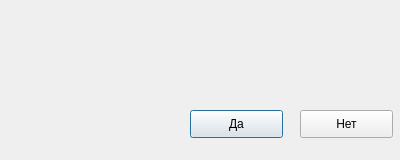
<?xml version="1.0" encoding="UTF-8"?>
<ui version="4.0">
 <class>Dialog</class>
 <widget class="QDialog" name="Dialog">
  <property name="geometry">
   <rect>
    <x>0</x>
    <y>0</y>
    <width>400</width>
    <height>160</height>
   </rect>
  </property>
  <property name="windowTitle">
   <string>Dialog</string>
  </property>
  <widget class="QLabel" name="label_warning">
   <property name="geometry">
    <rect>
     <x>16</x>
     <y>24</y>
     <width>360</width>
     <height>64</height>
    </rect>
   </property>
   <property name="text">
    <string/>
   </property>
   <property name="alignment">
    <set>Qt::AlignCenter</set>
   </property>
  </widget>
  <widget class="QPushButton" name="btn_yes">
   <property name="geometry">
    <rect>
     <x>190</x>
     <y>110</y>
     <width>93</width>
     <height>28</height>
    </rect>
   </property>
   <property name="text">
    <string>Да</string>
   </property>
  </widget>
  <widget class="QPushButton" name="btn_no">
   <property name="geometry">
    <rect>
     <x>300</x>
     <y>110</y>
     <width>93</width>
     <height>28</height>
    </rect>
   </property>
   <property name="text">
    <string>Нет</string>
   </property>
  </widget>
 </widget>
 <resources/>
 <connections/>
</ui>
